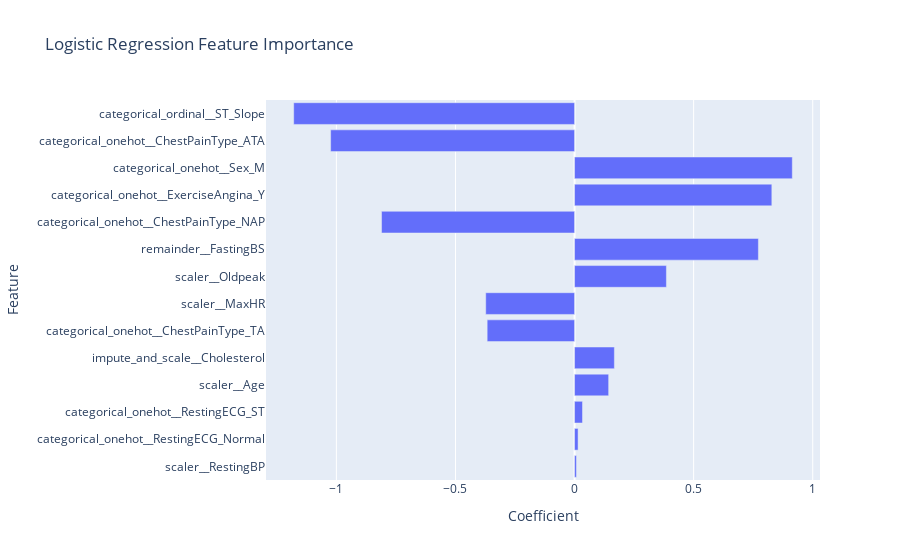

Notebook cell for this chart:
### Markdown cell above
In the above plot we see the absolute feature importance of the model. The features are ranked by their abosulte predictive power. Interesting to note that "ST_slope" has the most predictive power, remember, we encoded this as an ordinal variable using domain knowledge. Had we one-hot encoded it, we would have lost information, and the performance of the model (especially a linear model) would likely have suffered.

### Code cell
fig = px.bar(
    importance,
    x="coefficient",
    y="feature",
    orientation="h",
    title="Logistic Regression Feature Importance",
    labels={"coefficient": "Coefficient", "feature": "Feature"},
)
fig.update_layout(yaxis=dict(autorange="reversed"))  # highest at the top
fig.show()

### Figure 1 — Plotly figure (JSON) as saved in the notebook; plotly's stock layout.template omitted (floating-point values rounded to 4 significant figures)
{"data": [{"hovertemplate": "Coefficient=%{x}<br>Feature=%{y}<extra></extra>", "legendgroup": "", "marker": {"color": "#636efa", "pattern": {"shape": ""}}, "name": "", "orientation": "h", "showlegend": false, "textposition": "auto", "type": "bar", "x": [-1.179, -1.024, 0.9142, 0.8283, -0.8103, 0.7718, 0.3856, -0.373, -0.3669, 0.1672, 0.1431, 0.0333, 0.01478, 0.007856], "xaxis": "x", "y": ["categorical_ordinal__ST_Slope", "categorical_onehot__ChestPainType_ATA", "categorical_onehot__Sex_M", "categorical_onehot__ExerciseAngina_Y", "categorical_onehot__ChestPainType_NAP", "remainder__FastingBS", "scaler__Oldpeak", "scaler__MaxHR", "categorical_onehot__ChestPainType_TA", "impute_and_scale__Cholesterol", "scaler__Age", "categorical_onehot__RestingECG_ST", "categorical_onehot__RestingECG_Normal", "scaler__RestingBP"], "yaxis": "y"}], "layout": {"barmode": "relative", "legend": {"tracegroupgap": 0}, "title": {"text": "Logistic Regression Feature Importance"}, "xaxis": {"anchor": "y", "domain": [0, 1], "title": {"text": "Coefficient"}}, "yaxis": {"anchor": "x", "autorange": "reversed", "domain": [0, 1], "title": {"text": "Feature"}}}}
